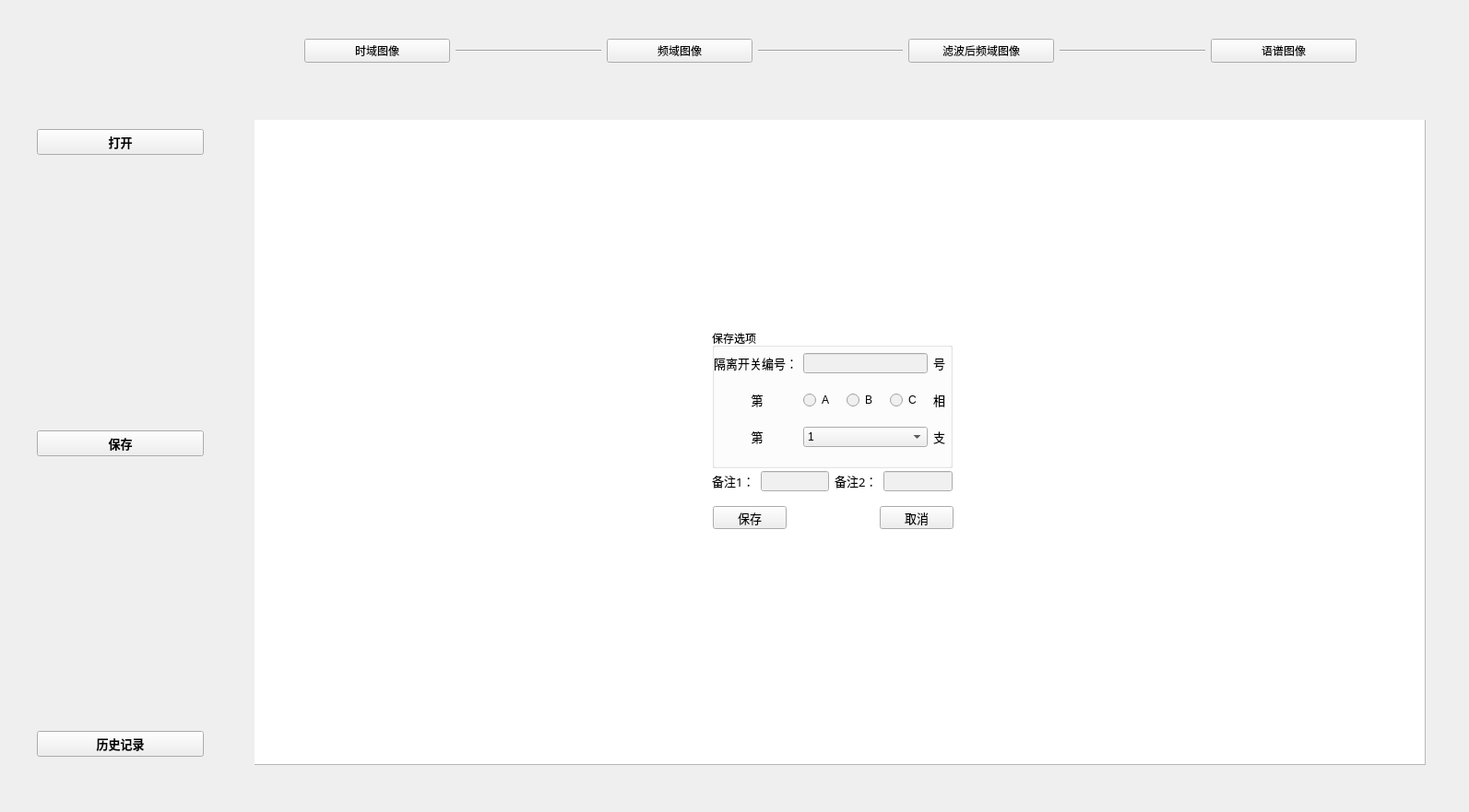
<?xml version="1.0" encoding="UTF-8"?>
<ui version="4.0">
 <class>Form</class>
 <widget class="QWidget" name="Form">
  <property name="geometry">
   <rect>
    <x>0</x>
    <y>0</y>
    <width>1593</width>
    <height>881</height>
   </rect>
  </property>
  <property name="windowTitle">
   <string>图像处理程序</string>
  </property>
  <property name="windowIcon">
   <iconset>
    <normaloff>xxx.jpg</normaloff>xxx.jpg</iconset>
  </property>
  <widget class="GraphicsLayoutWidget" name="pyqtgraph1" native="true">
   <property name="geometry">
    <rect>
     <x>276</x>
     <y>130</y>
     <width>1271</width>
     <height>701</height>
    </rect>
   </property>
   <property name="cursor">
    <cursorShape>CrossCursor</cursorShape>
   </property>
   <widget class="QTableWidget" name="tableWidget">
    <property name="geometry">
     <rect>
      <x>-1</x>
      <y>-1</y>
      <width>1271</width>
      <height>701</height>
     </rect>
    </property>
    <property name="cursor" stdset="0">
     <cursorShape>ArrowCursor</cursorShape>
    </property>
    <property name="textElideMode">
     <enum>Qt::ElideMiddle</enum>
    </property>
   </widget>
   <widget class="QWidget" name="widget1" native="true">
    <property name="geometry">
     <rect>
      <x>300</x>
      <y>210</y>
      <width>661</width>
      <height>271</height>
     </rect>
    </property>
    <property name="palette">
     <palette>
      <active>
       <colorrole role="Base">
        <brush brushstyle="SolidPattern">
         <color alpha="255">
          <red>240</red>
          <green>240</green>
          <blue>240</blue>
         </color>
        </brush>
       </colorrole>
      </active>
      <inactive>
       <colorrole role="Base">
        <brush brushstyle="SolidPattern">
         <color alpha="255">
          <red>240</red>
          <green>240</green>
          <blue>240</blue>
         </color>
        </brush>
       </colorrole>
      </inactive>
      <disabled>
       <colorrole role="Base">
        <brush brushstyle="SolidPattern">
         <color alpha="255">
          <red>240</red>
          <green>240</green>
          <blue>240</blue>
         </color>
        </brush>
       </colorrole>
      </disabled>
     </palette>
    </property>
    <widget class="QWidget" name="layoutWidget_2">
     <property name="geometry">
      <rect>
       <x>197</x>
       <y>209</y>
       <width>261</width>
       <height>25</height>
      </rect>
     </property>
     <layout class="QHBoxLayout" name="horizontalLayout_2">
      <item>
       <widget class="QPushButton" name="button71">
        <property name="font">
         <font>
          <family>宋体</family>
          <pointsize>10</pointsize>
         </font>
        </property>
        <property name="text">
         <string>保存</string>
        </property>
       </widget>
      </item>
      <item>
       <spacer name="horizontalSpacer">
        <property name="orientation">
         <enum>Qt::Horizontal</enum>
        </property>
        <property name="sizeHint" stdset="0">
         <size>
          <width>40</width>
          <height>20</height>
         </size>
        </property>
       </spacer>
      </item>
      <item>
       <widget class="QPushButton" name="button72">
        <property name="font">
         <font>
          <family>宋体</family>
          <pointsize>10</pointsize>
         </font>
        </property>
        <property name="text">
         <string>取消</string>
        </property>
       </widget>
      </item>
     </layout>
    </widget>
    <widget class="QGroupBox" name="groupBox">
     <property name="geometry">
      <rect>
       <x>196</x>
       <y>17</y>
       <width>261</width>
       <height>151</height>
      </rect>
     </property>
     <property name="title">
      <string>保存选项</string>
     </property>
     <widget class="QWidget" name="layoutWidget_3">
      <property name="geometry">
       <rect>
        <x>2</x>
        <y>13</y>
        <width>251</width>
        <height>131</height>
       </rect>
      </property>
      <layout class="QGridLayout" name="gridLayout">
       <item row="0" column="0">
        <widget class="QLabel" name="label1">
         <property name="font">
          <font>
           <family>Agency FB</family>
           <pointsize>10</pointsize>
           <weight>50</weight>
           <bold>false</bold>
          </font>
         </property>
         <property name="text">
          <string>隔离开关编号：</string>
         </property>
        </widget>
       </item>
       <item row="0" column="1">
        <widget class="QLineEdit" name="line1"/>
       </item>
       <item row="0" column="2">
        <widget class="QLabel" name="label_2">
         <property name="font">
          <font>
           <family>Agency FB</family>
           <pointsize>10</pointsize>
          </font>
         </property>
         <property name="text">
          <string>号</string>
         </property>
        </widget>
       </item>
       <item row="1" column="0">
        <widget class="QLabel" name="label_3">
         <property name="font">
          <font>
           <family>Agency FB</family>
           <pointsize>10</pointsize>
          </font>
         </property>
         <property name="text">
          <string>            第</string>
         </property>
        </widget>
       </item>
       <item row="1" column="1">
        <layout class="QHBoxLayout" name="horizontalLayout_3">
         <item>
          <widget class="QRadioButton" name="rb1">
           <property name="text">
            <string>A</string>
           </property>
          </widget>
         </item>
         <item>
          <widget class="QRadioButton" name="rb2">
           <property name="text">
            <string>B</string>
           </property>
          </widget>
         </item>
         <item>
          <widget class="QRadioButton" name="rb3">
           <property name="text">
            <string>C</string>
           </property>
          </widget>
         </item>
        </layout>
       </item>
       <item row="1" column="2">
        <widget class="QLabel" name="label2">
         <property name="font">
          <font>
           <family>Agency FB</family>
           <pointsize>10</pointsize>
           <weight>50</weight>
           <bold>false</bold>
          </font>
         </property>
         <property name="text">
          <string>相</string>
         </property>
        </widget>
       </item>
       <item row="2" column="0">
        <widget class="QLabel" name="label3">
         <property name="font">
          <font>
           <family>Agency FB</family>
           <pointsize>10</pointsize>
           <weight>50</weight>
           <bold>false</bold>
          </font>
         </property>
         <property name="text">
          <string>            第</string>
         </property>
        </widget>
       </item>
       <item row="2" column="1">
        <widget class="QComboBox" name="combobox1">
         <item>
          <property name="text">
           <string>1</string>
          </property>
         </item>
         <item>
          <property name="text">
           <string>2</string>
          </property>
         </item>
         <item>
          <property name="text">
           <string>3</string>
          </property>
         </item>
        </widget>
       </item>
       <item row="2" column="2">
        <widget class="QLabel" name="label4">
         <property name="font">
          <font>
           <family>Agency FB</family>
           <pointsize>10</pointsize>
           <weight>50</weight>
           <bold>false</bold>
          </font>
         </property>
         <property name="text">
          <string>支</string>
         </property>
        </widget>
       </item>
      </layout>
     </widget>
    </widget>
    <widget class="QWidget" name="layoutWidget_4">
     <property name="geometry">
      <rect>
       <x>196</x>
       <y>171</y>
       <width>261</width>
       <height>22</height>
      </rect>
     </property>
     <layout class="QHBoxLayout" name="horizontalLayout_4">
      <item>
       <widget class="QLabel" name="label1_2">
        <property name="font">
         <font>
          <family>宋体</family>
          <pointsize>10</pointsize>
          <weight>50</weight>
          <bold>false</bold>
         </font>
        </property>
        <property name="text">
         <string>备注1：</string>
        </property>
       </widget>
      </item>
      <item>
       <widget class="QLineEdit" name="line2">
        <property name="font">
         <font>
          <family>宋体</family>
          <pointsize>10</pointsize>
         </font>
        </property>
       </widget>
      </item>
      <item>
       <widget class="QLabel" name="label1_3">
        <property name="font">
         <font>
          <family>宋体</family>
          <pointsize>10</pointsize>
          <weight>50</weight>
          <bold>false</bold>
         </font>
        </property>
        <property name="text">
         <string>备注2：</string>
        </property>
       </widget>
      </item>
      <item>
       <widget class="QLineEdit" name="line3">
        <property name="font">
         <font>
          <family>宋体</family>
          <pointsize>10</pointsize>
         </font>
        </property>
       </widget>
      </item>
     </layout>
    </widget>
   </widget>
  </widget>
  <widget class="QWidget" name="verticalLayoutWidget">
   <property name="geometry">
    <rect>
     <x>40</x>
     <y>140</y>
     <width>181</width>
     <height>681</height>
    </rect>
   </property>
   <layout class="QVBoxLayout" name="verticalLayout">
    <item>
     <widget class="QPushButton" name="button1">
      <property name="sizePolicy">
       <sizepolicy hsizetype="Minimum" vsizetype="Minimum">
        <horstretch>0</horstretch>
        <verstretch>0</verstretch>
       </sizepolicy>
      </property>
      <property name="minimumSize">
       <size>
        <width>0</width>
        <height>0</height>
       </size>
      </property>
      <property name="font">
       <font>
        <family>Agency FB</family>
        <pointsize>10</pointsize>
        <weight>75</weight>
        <bold>true</bold>
       </font>
      </property>
      <property name="text">
       <string>打开</string>
      </property>
     </widget>
    </item>
    <item>
     <spacer name="verticalSpacer_2">
      <property name="orientation">
       <enum>Qt::Vertical</enum>
      </property>
      <property name="sizeHint" stdset="0">
       <size>
        <width>20</width>
        <height>40</height>
       </size>
      </property>
     </spacer>
    </item>
    <item>
     <widget class="QPushButton" name="button7">
      <property name="sizePolicy">
       <sizepolicy hsizetype="Minimum" vsizetype="Minimum">
        <horstretch>0</horstretch>
        <verstretch>0</verstretch>
       </sizepolicy>
      </property>
      <property name="minimumSize">
       <size>
        <width>0</width>
        <height>0</height>
       </size>
      </property>
      <property name="font">
       <font>
        <family>Agency FB</family>
        <pointsize>10</pointsize>
        <weight>75</weight>
        <bold>true</bold>
       </font>
      </property>
      <property name="text">
       <string>保存</string>
      </property>
     </widget>
    </item>
    <item>
     <spacer name="verticalSpacer">
      <property name="orientation">
       <enum>Qt::Vertical</enum>
      </property>
      <property name="sizeHint" stdset="0">
       <size>
        <width>20</width>
        <height>40</height>
       </size>
      </property>
     </spacer>
    </item>
    <item>
     <widget class="QPushButton" name="button6">
      <property name="font">
       <font>
        <family>Agency FB</family>
        <pointsize>10</pointsize>
        <weight>75</weight>
        <bold>true</bold>
       </font>
      </property>
      <property name="text">
       <string>历史记录</string>
      </property>
     </widget>
    </item>
   </layout>
  </widget>
  <widget class="QLabel" name="label">
   <property name="geometry">
    <rect>
     <x>706</x>
     <y>100</y>
     <width>411</width>
     <height>20</height>
    </rect>
   </property>
   <property name="text">
    <string/>
   </property>
   <property name="alignment">
    <set>Qt::AlignLeading|Qt::AlignLeft|Qt::AlignVCenter</set>
   </property>
  </widget>
  <widget class="QWidget" name="layoutWidget">
   <property name="geometry">
    <rect>
     <x>330</x>
     <y>10</y>
     <width>1141</width>
     <height>91</height>
    </rect>
   </property>
   <layout class="QHBoxLayout" name="horizontalLayout">
    <item>
     <widget class="QPushButton" name="button2">
      <property name="text">
       <string>时域图像</string>
      </property>
     </widget>
    </item>
    <item>
     <widget class="Line" name="line">
      <property name="orientation">
       <enum>Qt::Horizontal</enum>
      </property>
     </widget>
    </item>
    <item>
     <widget class="QPushButton" name="button3">
      <property name="text">
       <string>频域图像</string>
      </property>
     </widget>
    </item>
    <item>
     <widget class="Line" name="line_2">
      <property name="orientation">
       <enum>Qt::Horizontal</enum>
      </property>
     </widget>
    </item>
    <item>
     <widget class="QPushButton" name="button4">
      <property name="text">
       <string>滤波后频域图像</string>
      </property>
     </widget>
    </item>
    <item>
     <widget class="Line" name="line_3">
      <property name="orientation">
       <enum>Qt::Horizontal</enum>
      </property>
     </widget>
    </item>
    <item>
     <widget class="QPushButton" name="button5">
      <property name="text">
       <string>语谱图像</string>
      </property>
     </widget>
    </item>
   </layout>
  </widget>
 </widget>
 <customwidgets>
  <customwidget>
   <class>GraphicsLayoutWidget</class>
   <extends>QWidget</extends>
   <header>pyqtgraph</header>
   <container>1</container>
  </customwidget>
 </customwidgets>
 <resources/>
 <connections>
  <connection>
   <sender>button1</sender>
   <signal>clicked()</signal>
   <receiver>Form</receiver>
   <slot>progress1()</slot>
   <hints>
    <hint type="sourcelabel">
     <x>141</x>
     <y>154</y>
    </hint>
    <hint type="destinationlabel">
     <x>95</x>
     <y>165</y>
    </hint>
   </hints>
  </connection>
  <connection>
   <sender>button3</sender>
   <signal>clicked()</signal>
   <receiver>Form</receiver>
   <slot>progress3()</slot>
   <hints>
    <hint type="sourcelabel">
     <x>815</x>
     <y>60</y>
    </hint>
    <hint type="destinationlabel">
     <x>127</x>
     <y>260</y>
    </hint>
   </hints>
  </connection>
  <connection>
   <sender>button4</sender>
   <signal>clicked()</signal>
   <receiver>Form</receiver>
   <slot>progress4()</slot>
   <hints>
    <hint type="sourcelabel">
     <x>1142</x>
     <y>58</y>
    </hint>
    <hint type="destinationlabel">
     <x>117</x>
     <y>372</y>
    </hint>
   </hints>
  </connection>
  <connection>
   <sender>button5</sender>
   <signal>clicked()</signal>
   <receiver>Form</receiver>
   <slot>progress5()</slot>
   <hints>
    <hint type="sourcelabel">
     <x>1469</x>
     <y>62</y>
    </hint>
    <hint type="destinationlabel">
     <x>111</x>
     <y>477</y>
    </hint>
   </hints>
  </connection>
  <connection>
   <sender>button2</sender>
   <signal>clicked()</signal>
   <receiver>Form</receiver>
   <slot>progress2()</slot>
   <hints>
    <hint type="sourcelabel">
     <x>385</x>
     <y>58</y>
    </hint>
    <hint type="destinationlabel">
     <x>135</x>
     <y>30</y>
    </hint>
   </hints>
  </connection>
  <connection>
   <sender>button6</sender>
   <signal>clicked()</signal>
   <receiver>Form</receiver>
   <slot>progress6()</slot>
   <hints>
    <hint type="sourcelabel">
     <x>114</x>
     <y>819</y>
    </hint>
    <hint type="destinationlabel">
     <x>165</x>
     <y>625</y>
    </hint>
   </hints>
  </connection>
  <connection>
   <sender>button7</sender>
   <signal>clicked()</signal>
   <receiver>Form</receiver>
   <slot>progress7()</slot>
   <hints>
    <hint type="sourcelabel">
     <x>167</x>
     <y>492</y>
    </hint>
    <hint type="destinationlabel">
     <x>181</x>
     <y>314</y>
    </hint>
   </hints>
  </connection>
  <connection>
   <sender>button71</sender>
   <signal>clicked()</signal>
   <receiver>Form</receiver>
   <slot>progress8()</slot>
   <hints>
    <hint type="sourcelabel">
     <x>801</x>
     <y>562</y>
    </hint>
    <hint type="destinationlabel">
     <x>259</x>
     <y>595</y>
    </hint>
   </hints>
  </connection>
  <connection>
   <sender>button72</sender>
   <signal>clicked()</signal>
   <receiver>Form</receiver>
   <slot>progress9()</slot>
   <hints>
    <hint type="sourcelabel">
     <x>995</x>
     <y>562</y>
    </hint>
    <hint type="destinationlabel">
     <x>262</x>
     <y>558</y>
    </hint>
   </hints>
  </connection>
 </connections>
 <slots>
  <slot>progress1()</slot>
  <slot>progress2()</slot>
  <slot>progress3()</slot>
  <slot>progress4()</slot>
  <slot>progress5()</slot>
  <slot>progress6()</slot>
  <slot>progress7()</slot>
  <slot>progress8()</slot>
  <slot>progress9()</slot>
 </slots>
</ui>
